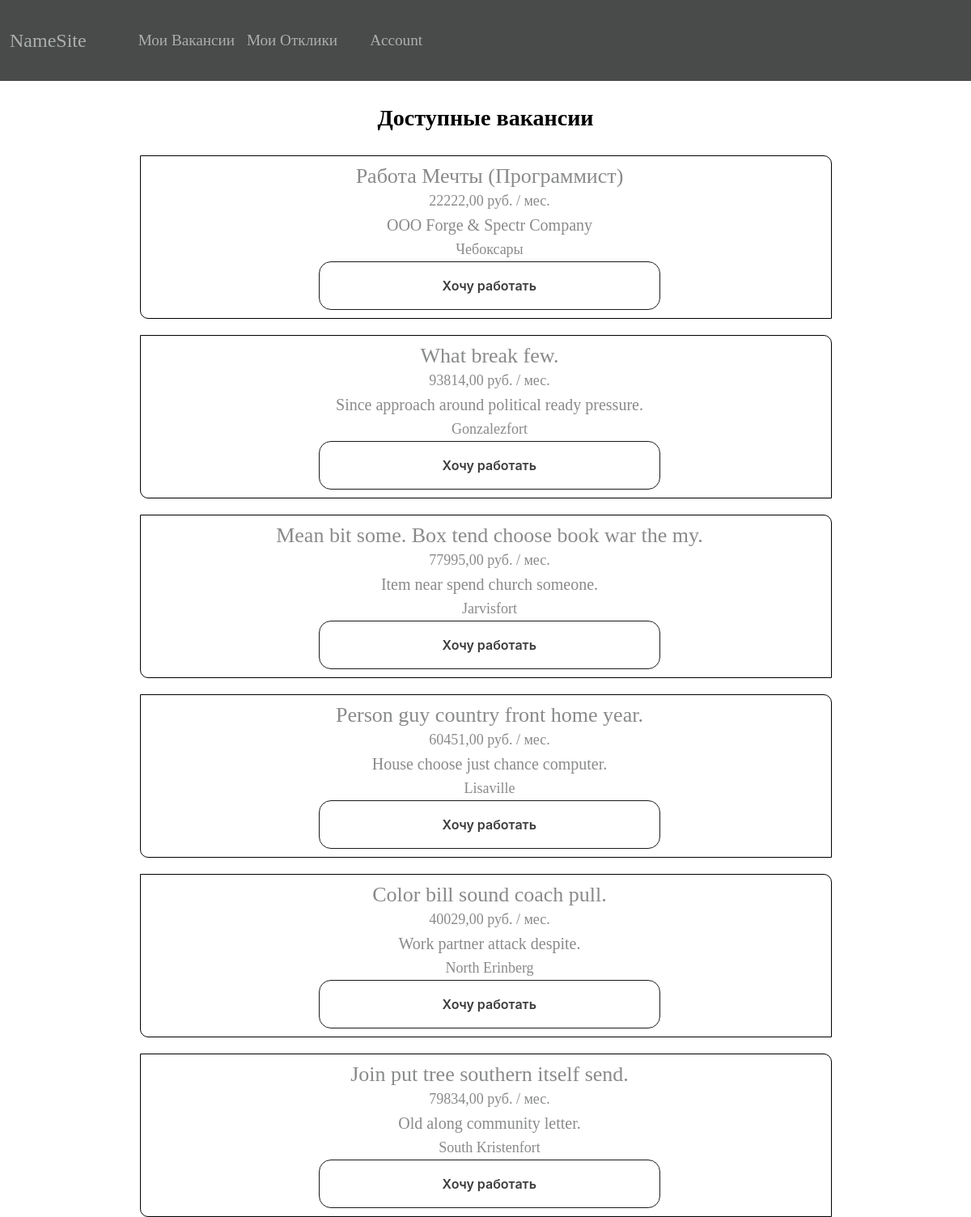
The page / (signed in) on the database its author committed.
### vacancyform/models.py (models this page shows, shortened)
class Vacancy(models.Model):
    vacancy_id = models.AutoField(primary_key=True)
    owner = models.ForeignKey(User,
                              on_delete=models.PROTECT,
                              blank=True,
                              null=True,
                              editable=True)
    title = models.CharField(max_length=300,
                             null=False)
    company = models.CharField(max_length=300,
                               verbose_name="Организация / Компания",
                               null=True)
    city = models.CharField(max_length=100,
                            verbose_name="Город",
                            null=True)
    salary = models.DecimalField(max_digits=10,
                                 decimal_places=2,
                                 verbose_name='Оплата в месяц')
    employment = models.CharField(max_length=30,
                                  choices=EmploymentChoice,
                                  verbose_name='Занятость')
    work_schedule = models.CharField(max_length=100,
                                     verbose_name='График',
                                     null=False)
    work_hours = models.CharField(max_length=100,
                                  verbose_name='Часы работы')
    work_format = models.CharField(max_length=100,
                                   verbose_name='Формат работы')
    show = models.BooleanField(verbose_name='Показывать вакансию', default=True)
    other = models.TextField(max_length=100000, verbose_name='Описание', blank=True)

### index/views.py (the view)
# urls.py: path('', index_view, name='home'),
def index_view(request):
    vacancies = Vacancy.objects.all()
    return render(request, 'html/index.html', {'vacancies': vacancies})

### index/templates/html/index.html (shortened to what this page needs)
{% extends 'html/base.html' %}
{% load static %}
{% block link_block %}
    <link rel="stylesheet" href="{% static 'css/index.css' %}">
    <link rel="stylesheet" href="{% static 'css/buttons.css' %}">
{% endblock link_block %}
{% block content %}
    <div id="container">
        <div class="vacancy-all">
            <div class="title-block-vacancy">
                <h3>Доступные вакансии</h3>
            </div>
            <div class="vacancy">
                {% for vacancy in vacancies %}
                    <a class="vacancy-card" href="{% url  'vacancy_detail' vacancy.vacancy_id %}">
                        <div class="title-card">
                            <p>{{ vacancy.title }}</p>
                        </div>
                        <div class="salary-card">
                            <p>{{ vacancy.salary }} руб. / мес.</p>
                        </div>
                        <div class="company-card">
                            <p>{{ vacancy.company }}</p>
                        </div>
                        <div class="city-card">
                            <p>{{ vacancy.city }}</p>
                        </div>
                        {% if request.user.is_authenticated %}
                            {% if request.user != vacancy.owner %}
                                <form action="{% url 'vacancy_response' vacancy.pk %}" method="post">
                                    <button type="submit">Хочу работать</button>
                                </form>
                            {% else %}
                                <form action="{% url 'vacancy_detail' vacancy.pk %}" method="post">
                                    {% csrf_token %}
                                    <button type="submit">Детали(вы владелец)</button>
                                </form>
                            {% endif %}
                        {% else %}
                            <form action="{% url 'user' %}" method="post">
                                {% csrf_token %}
                                <button type="submit">Авторизоваться</button>
                            </form>
                        {% endif %}
                    </a>
                {% endfor %}
            </div>
        </div>
    </div>
{% endblock content %}

### index/static/css/index.css (style rules this page uses)
#container { display: flex; justify-content: center; }
.title-block-vacancy { text-align: center; font-size: x-large; margin-top: 30px; margin-bottom: 30px; }
.vacancy-all { width: 1200px; height: 815px; justify-content: center; }
.vacancy { display: grid; grid-template-columns: repeat(1, 855px); justify-content: center; row-gap: 20px; }
.vacancy-card { border: 1px solid black; border-radius: 0 10px; color: rgb(137, 138, 138); text-decoration: none; padding: 10px 0px 10px 10px; }
.vacancy-card { display: grid; grid-template-rows: repeat(4, 30px); align-items: center; text-align: center; }
.title-card { font-size: 26px; }
.salary-card { font-size: 18px; }
.company-card { font-size: 20px; }
.city-card { font-size: 18px; }

### index/static/css/buttons.css (style rules this page uses)
button { appearance: none; background-color: transparent; border: 0.5px solid #1A1A1A; border-radius: 15px; box-sizing: border-box; color: #3B3B3B; cursor: pointer; display: inline-block; font-family: Roobert,-apple-system,BlinkMacSystemFont,"Segoe UI",Helvetica,Arial,sans-serif,"Apple Color Emoji","Segoe UI Emoji","Segoe UI Symbol"; font-size: 16px; font-weight: 600; line-height: normal; margin: 0; min-height: 60px; min-width: 0; outline: none; padding: 16px 24px; text-align: center; text-decoration: none; transition: all 300ms cubic-bezier(.23, 1, 0.32, 1); user-select: none; -webkit-user-select: none; touch-action: manipulation; width: 50%; will-change: transform; }

### index/static/css/base.css (style rules this page uses)
html body { padding: 0; margin: 0; }
* { margin: 0; }
a { color: rgb(171, 175, 175); text-decoration: none; }

### rows shown on the page
Vacancy: title "Работа Мечты (Программист)", salary "22222,00", company "ООО Forge & Spectr Company", city "Чебоксары", shows "Хочу работать"
Vacancy: title "What break few.", salary "93814,00", company "Since approach around political ready pressure.", city "Gonzalezfort", shows "Хочу работать"
Vacancy: title "Mean bit some. Box tend choose book war the my.", salary "77995,00", company "Item near spend church someone.", city "Jarvisfort", shows "Хочу работать"
Vacancy: title "Person guy country front home year.", salary "60451,00", company "House choose just chance computer.", city "Lisaville", shows "Хочу работать"
Vacancy: title "Color bill sound coach pull.", salary "40029,00", company "Work partner attack despite.", city "North Erinberg", shows "Хочу работать"
Vacancy: title "Join put tree southern itself send.", salary "79834,00", company "Old along community letter.", city "South Kristenfort", shows "Хочу работать"
